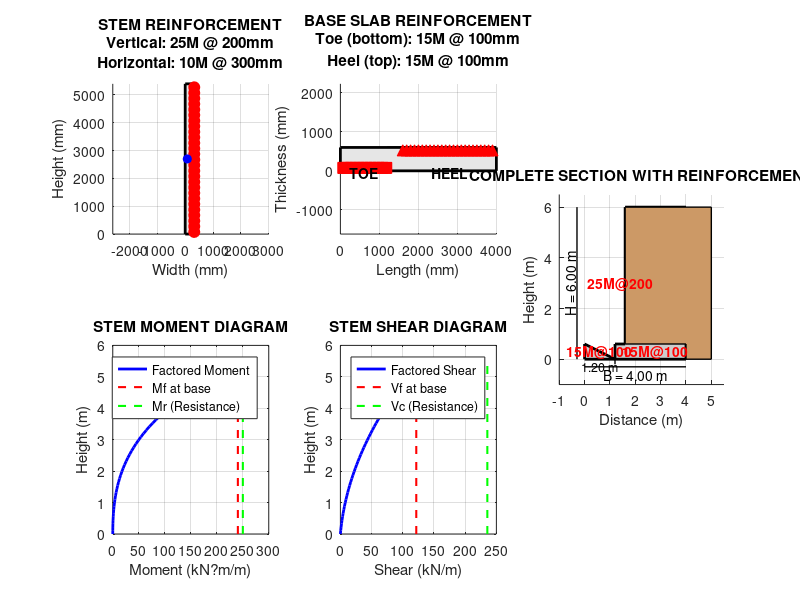

Here is the MATLAB script that generated this plot: (Note: this script raises an error after producing the figure.)
%% RETAINING WALL STRUCTURAL DESIGN - CSA A23.3-19 (CANADIAN CODE)
% This script performs structural design of a cantilever retaining wall
% following CSA A23.3-19 Design of Concrete Structures
% Includes: Flexural design, Shear design, Crack control, Development length

clear; clc; close all;

%% INPUT PARAMETERS

% Wall Geometry (all dimensions in meters)
H = 6.0;              % Total wall height (m)
B = 4.0;              % Base width (m)
t_stem_top = 0.3;     % Stem thickness at top (m)
t_stem_base = 0.4;    % Stem thickness at base (m)
t_base = 0.6;         % Base thickness (m)
t_toe = 1.2;          % Toe length (m)
t_heel = B - t_toe - t_stem_base;   % Heel length (m)
cover = 0.075;        % Concrete cover (m) - 75mm for earth face

% Soil Properties
gamma_soil = 18.0;    % Unit weight of backfill soil (kN/m?)
phi = 30;             % Internal friction angle of soil (degrees)
delta = 2/3 * phi;    % Wall friction angle (degrees)
q = 10.0;             % Surcharge load on backfill (kPa)

% Foundation Soil Properties
gamma_foundation = 19.0;  % Unit weight of foundation soil (kN/m?)
phi_f = 28;               % Friction angle of foundation soil (degrees)

% Material Properties
gamma_concrete = 24.0;    % Unit weight of concrete (kN/m?)
fc_prime = 30;            % Concrete compressive strength (MPa)
fy = 400;                 % Reinforcement yield strength (MPa)
Es = 200000;              % Steel modulus of elasticity (MPa)

% CSA A23.3 Material Resistance Factors
phi_c = 0.65;         % Concrete resistance factor
phi_s = 0.85;         % Steel resistance factor

% Load Factors (CSA A23.3 - Ultimate Limit State)
alpha_D = 1.25;       % Dead load factor
alpha_L = 1.5;        % Live load factor (surcharge)
alpha_E = 1.0;        % Earth pressure factor (used with alpha_D)

% Bar diameters available (mm)
bar_sizes = [10, 15, 20, 25, 30, 35];
bar_areas = [100, 200, 300, 500, 700, 1000]; % mm?

%% PRELIMINARY CALCULATIONS

fprintf('%s\n', repmat('=', 1, 70));
fprintf('RETAINING WALL STRUCTURAL DESIGN - CSA A23.3-19\n');
fprintf('%s\n\n', repmat('=', 1, 70));

% Convert angles to radians
phi_rad = deg2rad(phi);
delta_rad = deg2rad(delta);
phi_f_rad = deg2rad(phi_f);

% Active earth pressure coefficient (Coulomb's theory)
Ka = cos(phi_rad)^2 / (cos(delta_rad) * (1 + sqrt(sin(phi_rad + delta_rad) * ...
     sin(phi_rad) / cos(delta_rad)))^2);

fprintf('MATERIAL PROPERTIES:\n');
fprintf('  Concrete strength (f''c) = %.1f MPa\n', fc_prime);
fprintf('  Steel yield strength (fy) = %.1f MPa\n', fy);
fprintf('  Active earth pressure coefficient (Ka) = %.4f\n\n', Ka);

%% PART 1: STEM DESIGN

fprintf('%s\n', repmat('=', 1, 70));
fprintf('STEM DESIGN\n');
fprintf('%s\n\n', repmat('=', 1, 70));

% Design at base of stem (critical section)
h_stem = H - t_base;  % Height of stem
t_stem = t_stem_base; % Use base thickness for design

% Factored lateral earth pressure at base
pa_soil_base = Ka * gamma_soil * h_stem;  % kPa
pa_surcharge = Ka * q;  % kPa
pa_total_base = pa_soil_base + pa_surcharge;  % kPa

% Factored pressure (ULS)
pa_factored = alpha_D * pa_total_base;  % kPa

% Factored moment at base of stem (per meter width)
M_soil = (1/6) * alpha_D * Ka * gamma_soil * h_stem^3;  % kN?m/m
M_surcharge = 0.5 * alpha_L * Ka * q * h_stem^2;  % kN?m/m
Mf_stem = M_soil + M_surcharge;  % Total factored moment

% Factored shear at base of stem
V_soil = 0.5 * alpha_D * Ka * gamma_soil * h_stem^2;  % kN/m
V_surcharge = alpha_L * Ka * q * h_stem;  % kN/m
Vf_stem = V_soil + V_surcharge;  % Total factored shear

fprintf('STEM - At base (critical section):\n');
fprintf('  Height of stem = %.2f m\n', h_stem);
fprintf('  Stem thickness = %.3f m\n', t_stem);
fprintf('  Factored pressure at base = %.2f kPa\n', pa_factored);
fprintf('  Factored moment (Mf) = %.2f kN?m/m\n', Mf_stem);
fprintf('  Factored shear (Vf) = %.2f kN/m\n\n', Vf_stem);

%% STEM FLEXURAL DESIGN (CSA A23.3)

fprintf('STEM FLEXURAL DESIGN:\n');

% Effective depth
d_stem = t_stem * 1000 - cover * 1000 - 10;  % mm (assume 20mm bar)

% Calculate required steel ratio
% Using: Mf = phi_s * As * fy * (d - a/2)
% where a = As * fy / (alpha1 * phi_c * f'c * b)
% Iterative solution

b = 1000;  % Width = 1000 mm (per meter)
alpha1 = 0.85 - 0.0015 * fc_prime;  % Stress block parameter
if alpha1 < 0.67
    alpha1 = 0.67;
end
beta1 = 0.97 - 0.0025 * fc_prime;  % Stress block parameter
if beta1 < 0.67
    beta1 = 0.67;
end

% Calculate required reinforcement
Mf_stem_Nmm = Mf_stem * 1e6;  % Convert to N?mm/m
omega = 1 - sqrt(1 - 2 * Mf_stem_Nmm / (phi_c * alpha1 * fc_prime * b * d_stem^2));
rho_required = omega * alpha1 * phi_c * fc_prime / (phi_s * fy);

% Check minimum reinforcement (CSA A23.3-19 Cl. 10.5.1.2)
rho_min = max(0.002, 1.4/fy);  % Minimum reinforcement ratio

% Check maximum reinforcement (balanced condition)
epsilon_c = 0.0035;  % Concrete strain at ultimate
epsilon_y = fy / Es;  % Steel yield strain
c_b = epsilon_c / (epsilon_c + epsilon_y) * d_stem;  % Balanced neutral axis depth
a_b = beta1 * c_b;
rho_max = alpha1 * phi_c * fc_prime * a_b / (phi_s * fy * d_stem);

rho_stem = max(rho_required, rho_min);

if rho_stem > rho_max
    fprintf('  WARNING: Required reinforcement exceeds balanced condition!\n');
    fprintf('  Consider increasing stem thickness.\n');
    rho_stem = 0.7 * rho_max;  % Limit to 70% of balanced
end

As_required_stem = rho_stem * b * d_stem;  % mm?/m

fprintf('  Effective depth (d) = %.1f mm\n', d_stem);
fprintf('  Required steel ratio (?) = %.5f\n', rho_stem);
fprintf('  Minimum steel ratio (?_min) = %.5f\n', rho_min);
fprintf('  Required steel area = %.1f mm?/m\n', As_required_stem);

% Select reinforcement
spacing_options = [100, 125, 150, 175, 200, 250, 300];
best_design = [];
min_excess = inf;

for i = 1:length(bar_sizes)
    for j = 1:length(spacing_options)
        As_provided = bar_areas(i) * 1000 / spacing_options(j);
        if As_provided >= As_required_stem
            excess = (As_provided - As_required_stem) / As_required_stem;
            if excess < min_excess && spacing_options(j) <= 300
                min_excess = excess;
                best_design = [bar_sizes(i), spacing_options(j), As_provided];
            end
        end
    end
end

if ~isempty(best_design)
    bar_dia_stem = best_design(1);
    spacing_stem = best_design(2);
    As_provided_stem = best_design(3);
    fprintf('  PROVIDED: %dM @ %d mm c/c\n', bar_dia_stem, spacing_stem);
    fprintf('  Provided steel area = %.1f mm?/m\n', As_provided_stem);
else
    fprintf('  ERROR: Cannot find suitable reinforcement arrangement!\n');
    bar_dia_stem = 20;
    spacing_stem = 150;
    As_provided_stem = 300 * 1000 / 150;
end

% Design capacity check
a = As_provided_stem * fy / (alpha1 * fc_prime * b);
Mr_stem = phi_s * As_provided_stem * fy * (d_stem - a/2) / 1e6;  % kN?m/m

fprintf('  Moment resistance (Mr) = %.2f kN?m/m\n', Mr_stem);
fprintf('  Utilization ratio = %.2f%%\n\n', Mf_stem/Mr_stem * 100);

%% STEM SHEAR DESIGN (CSA A23.3 Cl. 11)

fprintf('STEM SHEAR DESIGN:\n');

% Concrete shear resistance (without shear reinforcement)
lambda = 1.0;  % Normal density concrete
phi_c_shear = phi_c;

% Calculate beta (for members without shear reinforcement)
% Simplified method (CSA A23.3 Cl. 11.3.4)
beta = 0.21;  % Conservative simplified method

Vc = phi_c_shear * lambda * beta * sqrt(fc_prime) * b * d_stem / 1000;  % kN

fprintf('  Factored shear (Vf) = %.2f kN/m\n', Vf_stem);
fprintf('  Concrete shear resistance (Vc) = %.2f kN/m\n', Vc);

if Vf_stem <= Vc
    fprintf('  Shear reinforcement: NOT REQUIRED [OK] ?\n');
    fprintf('  Utilization ratio = %.2f%%\n\n', Vf_stem/Vc * 100);
else
    fprintf('  Shear reinforcement: REQUIRED\n');
    % Calculate required shear reinforcement
    Vs_required = Vf_stem / phi_s - Vc;
    % Av/s = Vs / (phi_s * fy * dv)
    dv = max(0.9*d_stem, 0.72*h_stem*1000);
    Av_s_required = Vs_required * 1000 / (fy * dv);  % mm?/mm
    fprintf('  Required Av/s = %.3f mm?/mm\n', Av_s_required);
    fprintf('  Recommend 10M stirrups @ 200mm c/c\n\n');
end

%% PART 2: BASE SLAB DESIGN (TOE)

fprintf('%s\n', repmat('=', 1, 70));
fprintf('TOE SLAB DESIGN\n');
fprintf('%s\n\n', repmat('=', 1, 70));

% Calculate bearing pressure distribution
% First, find resultant and eccentricity from stability analysis

% Weights (unfactored)
W_stem = gamma_concrete * t_stem * h_stem;
W_base = gamma_concrete * B * t_base;
W_soil_heel = gamma_soil * t_heel * h_stem;
Pa_total = 0.5 * Ka * gamma_soil * h_stem^2 + Ka * q * h_stem;
Pv = Pa_total * tan(delta_rad);
W_total = W_stem + W_base + W_soil_heel + Pv;

% Moment arms
x_stem = t_toe + t_stem/2;
x_base = B/2;
x_soil_heel = t_toe + t_stem + t_heel/2;
y_Ph = h_stem/3;

% Resisting and overturning moments
MR_total = W_stem * x_stem + W_base * x_base + W_soil_heel * x_soil_heel + Pv * B;
MO = Pa_total * y_Ph;

% Resultant location
x_resultant = (MR_total - MO) / W_total;
e = B/2 - x_resultant;

% Bearing pressure (unfactored)
if abs(e) <= B/6
    q_max_unfactored = (W_total / B) * (1 + 6*e/B);
    q_toe_unfactored = (W_total / B) * (1 - 6*e/B);
else
    L_eff = 3 * (B/2 - e);
    q_max_unfactored = 2 * W_total / L_eff;
    q_toe_unfactored = 0;
end

% Factored bearing pressure
q_max_factored = alpha_D * q_max_unfactored;
q_toe_factored = alpha_D * q_toe_unfactored;

fprintf('TOE SLAB:\n');
fprintf('  Toe length = %.2f m\n', t_toe);
fprintf('  Base thickness = %.3f m\n', t_base);
fprintf('  Bearing pressure at toe (factored) = %.2f kPa\n', q_toe_factored);
fprintf('  Bearing pressure at stem (factored) = %.2f kPa\n', q_max_factored);

% Calculate moment and shear at critical section (face of stem)
% Pressure varies linearly across toe
q_at_stem_face = q_toe_factored + (q_max_factored - q_toe_factored) * t_toe / B;

% Moment at face of stem (critical section for toe)
Mf_toe = (q_toe_factored + q_at_stem_face) / 2 * t_toe^2 / 2 - ...
         alpha_D * gamma_concrete * t_base * t_toe^2 / 2;

% Shear at distance d from face of stem
d_toe = t_base * 1000 - cover * 1000 - 10;  % mm
critical_section_toe = t_toe - d_toe/1000;
q_at_critical = q_toe_factored + (q_max_factored - q_toe_factored) * ...
                critical_section_toe / B;
Vf_toe = (q_toe_factored + q_at_critical) / 2 * critical_section_toe - ...
         alpha_D * gamma_concrete * t_base * critical_section_toe;

fprintf('  Factored moment at face of stem = %.2f kN?m/m\n', Mf_toe);
fprintf('  Factored shear at d from face = %.2f kN/m\n\n', Vf_toe);

%% TOE FLEXURAL DESIGN

fprintf('TOE FLEXURAL DESIGN:\n');

% Effective depth
fprintf('  Effective depth (d) = %.1f mm\n', d_toe);

% Calculate required reinforcement
Mf_toe_Nmm = Mf_toe * 1e6;
omega_toe = 1 - sqrt(1 - 2 * Mf_toe_Nmm / (phi_c * alpha1 * fc_prime * b * d_toe^2));
rho_required_toe = omega_toe * alpha1 * phi_c * fc_prime / (phi_s * fy);
rho_toe = max(rho_required_toe, rho_min);

As_required_toe = rho_toe * b * d_toe;

fprintf('  Required steel area = %.1f mm?/m\n', As_required_toe);

% Select reinforcement
best_design = [];
min_excess = inf;

for i = 1:length(bar_sizes)
    for j = 1:length(spacing_options)
        As_provided = bar_areas(i) * 1000 / spacing_options(j);
        if As_provided >= As_required_toe
            excess = (As_provided - As_required_toe) / As_required_toe;
            if excess < min_excess && spacing_options(j) <= 300
                min_excess = excess;
                best_design = [bar_sizes(i), spacing_options(j), As_provided];
            end
        end
    end
end

if ~isempty(best_design)
    bar_dia_toe = best_design(1);
    spacing_toe = best_design(2);
    As_provided_toe = best_design(3);
    fprintf('  PROVIDED: %dM @ %d mm c/c (bottom)\n', bar_dia_toe, spacing_toe);
    fprintf('  Provided steel area = %.1f mm?/m\n', As_provided_toe);
else
    fprintf('  ERROR: Cannot find suitable reinforcement!\n');
    bar_dia_toe = 15;
    spacing_toe = 200;
    As_provided_toe = 200 * 1000 / 200;
end

% Design capacity
a = As_provided_toe * fy / (alpha1 * fc_prime * b);
Mr_toe = phi_s * As_provided_toe * fy * (d_toe - a/2) / 1e6;

fprintf('  Moment resistance (Mr) = %.2f kN?m/m\n', Mr_toe);
fprintf('  Utilization ratio = %.2f%%\n\n', Mf_toe/Mr_toe * 100);

%% TOE SHEAR DESIGN

fprintf('TOE SHEAR DESIGN:\n');
Vc_toe = phi_c * lambda * beta * sqrt(fc_prime) * b * d_toe / 1000;

fprintf('  Factored shear (Vf) = %.2f kN/m\n', Vf_toe);
fprintf('  Concrete shear resistance (Vc) = %.2f kN/m\n', Vc_toe);

if Vf_toe <= Vc_toe
    fprintf('  Shear reinforcement: NOT REQUIRED [OK] ?\n');
    fprintf('  Utilization ratio = %.2f%%\n\n', Vf_toe/Vc_toe * 100);
else
    fprintf('  Shear reinforcement: REQUIRED [WARNING]\n\n');
end

%% PART 3: BASE SLAB DESIGN (HEEL)

fprintf('%s\n', repmat('=', 1, 70));
fprintf('HEEL SLAB DESIGN\n');
fprintf('%s\n\n', repmat('=', 1, 70));

fprintf('HEEL SLAB:\n');
fprintf('  Heel length = %.2f m\n', t_heel);
fprintf('  Base thickness = %.3f m\n', t_base);

% Pressure distribution under heel
q_heel_soil = q_max_factored;  % At stem face
q_heel_end = q_max_factored - (q_max_factored - q_toe_factored) * (t_toe + t_stem) / B;

fprintf('  Soil pressure at stem (factored) = %.2f kPa\n', q_heel_soil);
fprintf('  Soil pressure at heel end (factored) = %.2f kPa\n', q_heel_end);

% Calculate moment at face of stem (heel acts as cantilever)
% Weight of soil on heel
W_soil_on_heel_factored = alpha_D * gamma_soil * h_stem * t_heel;

% Moment from soil weight (creates positive moment)
M_soil_weight = W_soil_on_heel_factored * t_heel / 2;

% Moment from soil pressure (creates negative moment)
M_soil_pressure = -(q_heel_soil + q_heel_end) / 2 * t_heel^2 / 2;

% Moment from self-weight
M_self_weight = -alpha_D * gamma_concrete * t_base * t_heel^2 / 2;

Mf_heel = M_soil_weight + M_soil_pressure + M_self_weight;

% Shear at distance d from face of stem
d_heel = t_base * 1000 - cover * 1000 - 10;
critical_section_heel = t_heel - d_heel/1000;

Vf_heel = W_soil_on_heel_factored - (q_heel_soil + q_heel_end) / 2 * critical_section_heel - ...
          alpha_D * gamma_concrete * t_base * critical_section_heel;

fprintf('  Factored moment at face of stem = %.2f kN?m/m\n', abs(Mf_heel));
fprintf('  Factored shear at d from face = %.2f kN/m\n\n', abs(Vf_heel));

%% HEEL FLEXURAL DESIGN

fprintf('HEEL FLEXURAL DESIGN:\n');

% Effective depth
fprintf('  Effective depth (d) = %.1f mm\n', d_heel);

% Calculate required reinforcement
Mf_heel_Nmm = abs(Mf_heel) * 1e6;
omega_heel = 1 - sqrt(1 - 2 * Mf_heel_Nmm / (phi_c * alpha1 * fc_prime * b * d_heel^2));
rho_required_heel = omega_heel * alpha1 * phi_c * fc_prime / (phi_s * fy);
rho_heel = max(rho_required_heel, rho_min);

As_required_heel = rho_heel * b * d_heel;

fprintf('  Required steel area = %.1f mm?/m\n', As_required_heel);

% Select reinforcement
best_design = [];
min_excess = inf;

for i = 1:length(bar_sizes)
    for j = 1:length(spacing_options)
        As_provided = bar_areas(i) * 1000 / spacing_options(j);
        if As_provided >= As_required_heel
            excess = (As_provided - As_required_heel) / As_required_heel;
            if excess < min_excess && spacing_options(j) <= 300
                min_excess = excess;
                best_design = [bar_sizes(i), spacing_options(j), As_provided];
            end
        end
    end
end

if ~isempty(best_design)
    bar_dia_heel = best_design(1);
    spacing_heel = best_design(2);
    As_provided_heel = best_design(3);
    fprintf('  PROVIDED: %dM @ %d mm c/c (top)\n', bar_dia_heel, spacing_heel);
    fprintf('  Provided steel area = %.1f mm?/m\n', As_provided_heel);
else
    fprintf('  ERROR: Cannot find suitable reinforcement!\n');
    bar_dia_heel = 15;
    spacing_heel = 200;
    As_provided_heel = 200 * 1000 / 200;
end

% Design capacity
a = As_provided_heel * fy / (alpha1 * fc_prime * b);
Mr_heel = phi_s * As_provided_heel * fy * (d_heel - a/2) / 1e6;

fprintf('  Moment resistance (Mr) = %.2f kN?m/m\n', Mr_heel);
fprintf('  Utilization ratio = %.2f%%\n\n', abs(Mf_heel)/Mr_heel * 100);

%% HEEL SHEAR DESIGN

fprintf('HEEL SHEAR DESIGN:\n');
Vc_heel = phi_c * lambda * beta * sqrt(fc_prime) * b * d_heel / 1000;

fprintf('  Factored shear (Vf) = %.2f kN/m\n', abs(Vf_heel));
fprintf('  Concrete shear resistance (Vc) = %.2f kN/m\n', Vc_heel);

if abs(Vf_heel) <= Vc_heel
    fprintf('  Shear reinforcement: NOT REQUIRED [OK] ?\n');
    fprintf('  Utilization ratio = %.2f%%\n\n', abs(Vf_heel)/Vc_heel * 100);
else
    fprintf('  Shear reinforcement: REQUIRED [WARNING]\n\n');
end

%% DEVELOPMENT LENGTH (CSA A23.3 Cl. 12)

fprintf('%s\n', repmat('=', 1, 70));
fprintf('DEVELOPMENT LENGTH CHECK (CSA A23.3 Cl. 12)\n');
fprintf('%s\n\n', repmat('=', 1, 70));

% Basic development length (CSA A23.3 Cl. 12.2.3)
k1 = 1.0;  % Bar location factor (other than top bars)
k2 = 1.0;  % Concrete density factor (normal density)
k3 = 1.0;  % Bar size factor
k4 = 0.8;  % Bar surface factor (deformed bars)

% Development length calculation
ld_basic = @(db) k1 * k2 * k3 * k4 * fy * db / (1.0 * sqrt(fc_prime) * 1.15);

% Stem vertical bars
ld_stem = ld_basic(bar_dia_stem);
L_available_stem = t_base * 1000 - 2 * cover * 1000;  % Available length in base

fprintf('STEM VERTICAL BARS (%dM):\n', bar_dia_stem);
fprintf('  Required development length = %.0f mm\n', ld_stem);
fprintf('  Available length in base = %.0f mm\n', L_available_stem);
if L_available_stem >= ld_stem
    fprintf('  Development length: ADEQUATE [OK] ?\n\n');
else
    fprintf('  Development length: INADEQUATE [WARNING] - Hooks required\n\n');
end

% Toe bars
ld_toe = ld_basic(bar_dia_toe);
L_available_toe = (t_toe - cover) * 1000;

fprintf('TOE BARS (%dM):\n', bar_dia_toe);
fprintf('  Required development length = %.0f mm\n', ld_toe);
fprintf('  Available length = %.0f mm\n', L_available_toe);
if L_available_toe >= ld_toe
    fprintf('  Development length: ADEQUATE [OK] ?\n\n');
else
    fprintf('  Development length: INADEQUATE [WARNING] - Hooks required\n\n');
end

% Heel bars
ld_heel = ld_basic(bar_dia_heel);
L_available_heel = (t_heel - cover) * 1000;

fprintf('HEEL BARS (%dM):\n', bar_dia_heel);
fprintf('  Required development length = %.0f mm\n', ld_heel);
fprintf('  Available length = %.0f mm\n', L_available_heel);
if L_available_heel >= ld_heel
    fprintf('  Development length: ADEQUATE [OK] ?\n\n');
else
    fprintf('  Development length: INADEQUATE [WARNING] - Hooks required\n\n');
end

%% CRACK CONTROL (CSA A23.3 Cl. 10.6)

fprintf('%s\n', repmat('=', 1, 70));
fprintf('CRACK CONTROL CHECK (CSA A23.3 Cl. 10.6)\n');
fprintf('%s\n\n', repmat('=', 1, 70));

% Service load moments (unfactored with load factors = 1.0)
% For exposure class N or S, z ? 30000 N/mm for interior exposure

% Stem
Ms_stem = M_soil / alpha_D + M_surcharge / alpha_L;  % Service moment
fs_stem = Ms_stem * 1e6 / (As_provided_stem * (d_stem - a/3));  % Steel stress at service
dc_stem = cover * 1000 + bar_dia_stem / 2;  % Distance from tension face to center of bar
A_eff_stem = 2 * dc_stem * 1000;  % Effective tension area per bar (for 1m width)

% Number of bars in 1m
n_bars_stem = 1000 / spacing_stem;
A_per_bar_stem = A_eff_stem / n_bars_stem;

z_stem = fs_stem * (dc_stem * A_per_bar_stem)^(1/3);  % Crack control parameter

fprintf('STEM:\n');
fprintf('  Service moment = %.2f kN?m/m\n', Ms_stem);
fprintf('  Steel stress at service (fs) = %.1f MPa\n', fs_stem);
fprintf('  Crack control parameter (z) = %.0f N/mm\n', z_stem);
if z_stem <= 30000
    fprintf('  Crack control: ADEQUATE [OK] ?\n\n');
else
    fprintf('  Crack control: INADEQUATE [WARNING]\n\n');
end

%% TEMPERATURE AND SHRINKAGE REINFORCEMENT

fprintf('%s\n', repmat('=', 1, 70));
fprintf('TEMPERATURE AND SHRINKAGE REINFORCEMENT\n');
fprintf('%s\n\n', repmat('=', 1, 70));

% CSA A23.3 Cl. 7.8 - Minimum 0.002 of gross cross-sectional area
As_temp_stem = 0.002 * t_stem * 1000 * 1000;  % mm?/m
As_temp_base = 0.002 * t_base * 1000 * 1000;  % mm?/m

fprintf('STEM (horizontal bars):\n');
fprintf('  Minimum area required = %.1f mm?/m\n', As_temp_stem);
fprintf('  Provide: 10M @ 300 mm c/c (Area = %.1f mm?/m)\n\n', 100*1000/300);

fprintf('BASE SLAB (transverse bars):\n');
fprintf('  Minimum area required = %.1f mm?/m\n', As_temp_base);
fprintf('  Provide: 10M @ 300 mm c/c (Area = %.1f mm?/m)\n\n', 100*1000/300);

%% DESIGN SUMMARY

fprintf('%s\n', repmat('=', 1, 70));
fprintf('REINFORCEMENT SUMMARY\n');
fprintf('%s\n\n', repmat('=', 1, 70));

fprintf('STEM:\n');
fprintf('  Vertical (tension face):    %dM @ %d mm c/c\n', bar_dia_stem, spacing_stem);
fprintf('  Horizontal:                 10M @ 300 mm c/c\n\n');

fprintf('BASE SLAB:\n');
fprintf('  Toe (bottom):               %dM @ %d mm c/c\n', bar_dia_toe, spacing_toe);
fprintf('  Heel (top):                 %dM @ %d mm c/c\n', bar_dia_heel, spacing_heel);
fprintf('  Temperature (both faces):   10M @ 300 mm c/c\n\n');

fprintf('CONCRETE:\n');
fprintf('  Specified strength (f''c):   %.1f MPa\n', fc_prime);
fprintf('  Cover (earth face):         %.0f mm\n', cover*1000);
fprintf('  Cover (formed face):        50 mm (typical)\n\n');

%% VISUALIZATION

figure('Position', [100, 100, 1400, 800]);

% Subplot 1: Reinforcement Layout - Stem
subplot(2,3,1);
hold on; axis equal;

% Draw stem
rectangle('Position', [0, 0, t_stem*1000, h_stem*1000], 'FaceColor', [0.9 0.9 0.9], 'EdgeColor', 'k', 'LineWidth', 2);

% Draw vertical reinforcement
bar_positions = cover*1000:spacing_stem:(h_stem*1000 - cover*1000);
for i = 1:length(bar_positions)
    plot(t_stem*1000 - cover*1000, bar_positions(i), 'ro', 'MarkerSize', 8, 'MarkerFaceColor', 'r');
end

% Draw horizontal reinforcement
horiz_bar_pos = cover*1000:300:(t_stem*1000 - cover*1000);
for i = 1:length(horiz_bar_pos)
    plot(horiz_bar_pos(i), h_stem*1000/2, 'bo', 'MarkerSize', 6, 'MarkerFaceColor', 'b');
end

xlabel('Width (mm)'); ylabel('Height (mm)');
title(sprintf('STEM REINFORCEMENT\nVertical: %dM @ %dmm\nHorizontal: 10M @ 300mm', bar_dia_stem, spacing_stem));
grid on;

% Subplot 2: Reinforcement Layout - Base
subplot(2,3,2);
hold on; axis equal;

% Draw base
rectangle('Position', [0, 0, B*1000, t_base*1000], 'FaceColor', [0.9 0.9 0.9], 'EdgeColor', 'k', 'LineWidth', 2);

% Mark stem location
rectangle('Position', [t_toe*1000, t_base*1000, t_stem*1000, 10], 'FaceColor', [0.5 0.5 0.5]);

% Draw toe reinforcement (bottom)
toe_bar_pos = cover*1000:spacing_toe:t_toe*1000;
for i = 1:length(toe_bar_pos)
    plot(toe_bar_pos(i), cover*1000, 'rs', 'MarkerSize', 8, 'MarkerFaceColor', 'r');
end

% Draw heel reinforcement (top)
heel_start = (t_toe + t_stem)*1000;
heel_bar_pos = heel_start:spacing_heel:B*1000-cover*1000;
for i = 1:length(heel_bar_pos)
    plot(heel_bar_pos(i), t_base*1000-cover*1000, 'r^', 'MarkerSize', 8, 'MarkerFaceColor', 'r');
end

xlabel('Length (mm)'); ylabel('Thickness (mm)');
title(sprintf('BASE SLAB REINFORCEMENT\nToe (bottom): %dM @ %dmm\nHeel (top): %dM @ %dmm', ...
      bar_dia_toe, spacing_toe, bar_dia_heel, spacing_heel));
grid on;
text(t_toe*1000/2, -50, 'TOE', 'HorizontalAlignment', 'center', 'FontWeight', 'bold');
text((heel_start + B*1000)/2, -50, 'HEEL', 'HorizontalAlignment', 'center', 'FontWeight', 'bold');

% Subplot 3: Moment Diagram - Stem
subplot(2,3,4);
heights = linspace(0, h_stem, 50);
moments = zeros(size(heights));
for i = 1:length(heights)
    h = heights(i);
    moments(i) = (1/6) * alpha_D * Ka * gamma_soil * h^3 + 0.5 * alpha_L * Ka * q * h^2;
end
plot(moments, heights, 'b-', 'LineWidth', 2);
hold on;
plot([Mf_stem Mf_stem], [0 h_stem], 'r--', 'LineWidth', 1.5);
plot([Mr_stem Mr_stem], [0 h_stem], 'g--', 'LineWidth', 1.5);
xlabel('Moment (kN?m/m)'); ylabel('Height (m)');
title('STEM MOMENT DIAGRAM');
legend('Factored Moment', 'Mf at base', 'Mr (Resistance)', 'Location', 'best');
grid on;

% Subplot 4: Shear Diagram - Stem
subplot(2,3,5);
shears = zeros(size(heights));
for i = 1:length(heights)
    h = heights(i);
    shears(i) = 0.5 * alpha_D * Ka * gamma_soil * h^2 + alpha_L * Ka * q * h;
end
plot(shears, heights, 'b-', 'LineWidth', 2);
hold on;
plot([Vf_stem Vf_stem], [0 h_stem], 'r--', 'LineWidth', 1.5);
plot([Vc Vc], [0 h_stem], 'g--', 'LineWidth', 1.5);
xlabel('Shear (kN/m)'); ylabel('Height (m)');
title('STEM SHEAR DIAGRAM');
legend('Factored Shear', 'Vf at base', 'Vc (Resistance)', 'Location', 'best');
grid on;

% Subplot 5: Full Section View
subplot(2,3,[3,6]);
hold on; axis equal;

% Draw wall
wall_x = [t_toe, t_toe, t_toe+t_stem, t_toe+t_stem, B, B, 0, 0, t_toe];
wall_y = [0, t_base, t_base, H, H, 0, 0, t_base, 0];
fill(wall_x, wall_y, [0.8 0.8 0.8], 'EdgeColor', 'k', 'LineWidth', 2);

% Draw backfill
soil_x = [t_toe+t_stem, t_toe+t_stem, B+1, B+1, B, B, t_toe+t_stem];
soil_y = [t_base, H, H, 0, 0, t_base, t_base];
fill(soil_x, soil_y, [0.8 0.6 0.4], 'EdgeColor', 'k', 'LineWidth', 1);

% Add dimension lines
plot([0, B], [-0.3, -0.3], 'k-', 'LineWidth', 1);
text(B/2, -0.6, sprintf('B = %.2f m', B), 'HorizontalAlignment', 'center', 'FontSize', 10);
plot([t_toe, t_toe], [0, -0.2], 'k-', 'LineWidth', 1);
text(t_toe/2, -0.3, sprintf('%.2f m', t_toe), 'HorizontalAlignment', 'center', 'FontSize', 9);

% Height dimension
plot([-0.3, -0.3], [0, H], 'k-', 'LineWidth', 1);
text(-0.6, H/2, sprintf('H = %.2f m', H), 'HorizontalAlignment', 'center', 'Rotation', 90, 'FontSize', 10);

% Add reinforcement indicators
text(t_toe + t_stem/2, H/2, sprintf('%dM@%d', bar_dia_stem, spacing_stem), ...
     'Color', 'r', 'FontWeight', 'bold', 'HorizontalAlignment', 'center');
text(t_toe/2, t_base/2, sprintf('%dM@%d', bar_dia_toe, spacing_toe), ...
     'Color', 'r', 'FontWeight', 'bold', 'HorizontalAlignment', 'center');
text((t_toe+t_stem+B)/2, t_base/2, sprintf('%dM@%d', bar_dia_heel, spacing_heel), ...
     'Color', 'r', 'FontWeight', 'bold', 'HorizontalAlignment', 'center');

xlabel('Distance (m)'); ylabel('Height (m)');
title('COMPLETE SECTION WITH REINFORCEMENT');
xlim([-1, B+1.5]); ylim([-1, H+0.5]);
grid on;

sgtitle('RETAINING WALL STRUCTURAL DESIGN - CSA A23.3-19', 'FontSize', 14, 'FontWeight', 'bold');

fprintf('%s\n', repmat('=', 1, 70));
fprintf('STRUCTURAL DESIGN COMPLETE\n');
fprintf('%s\n', repmat('=', 1, 70));
